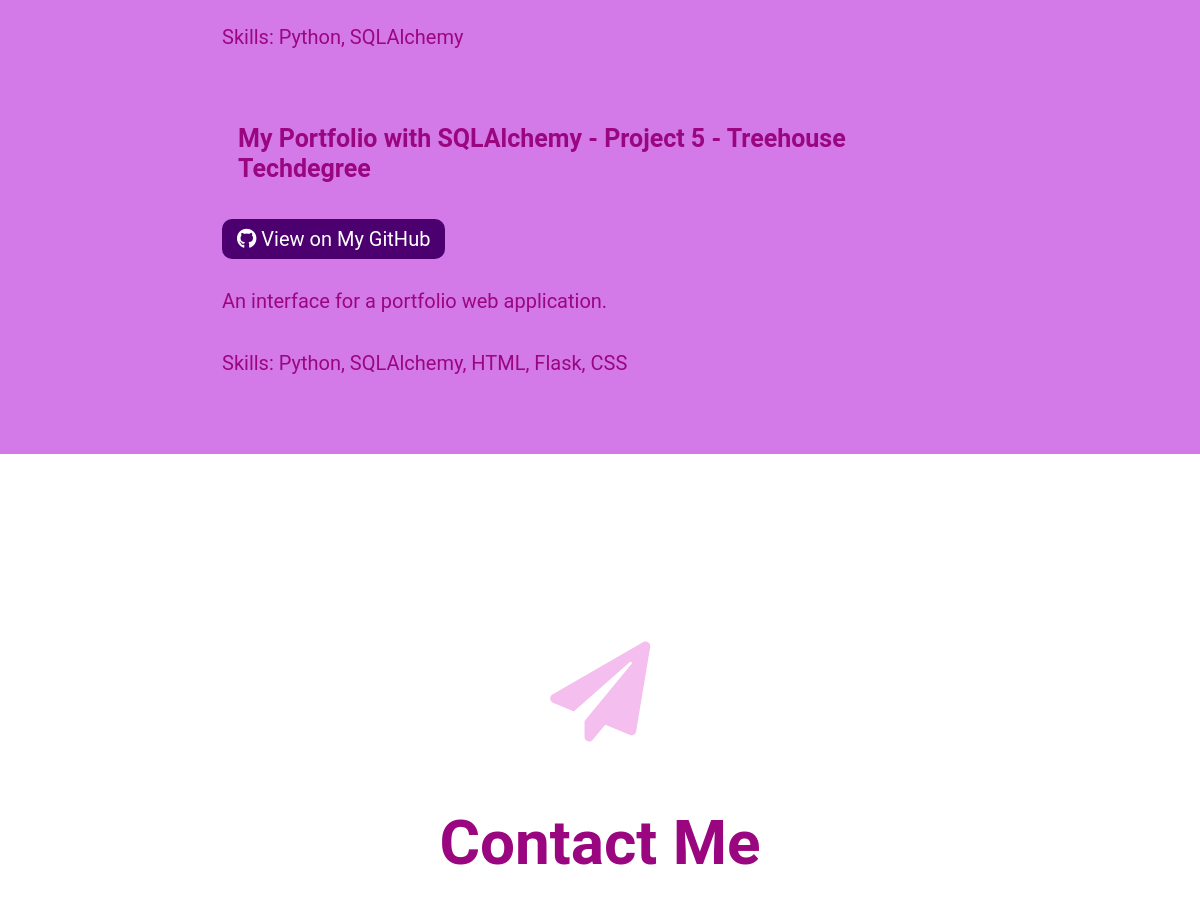
The app's page / (middle part), older data.
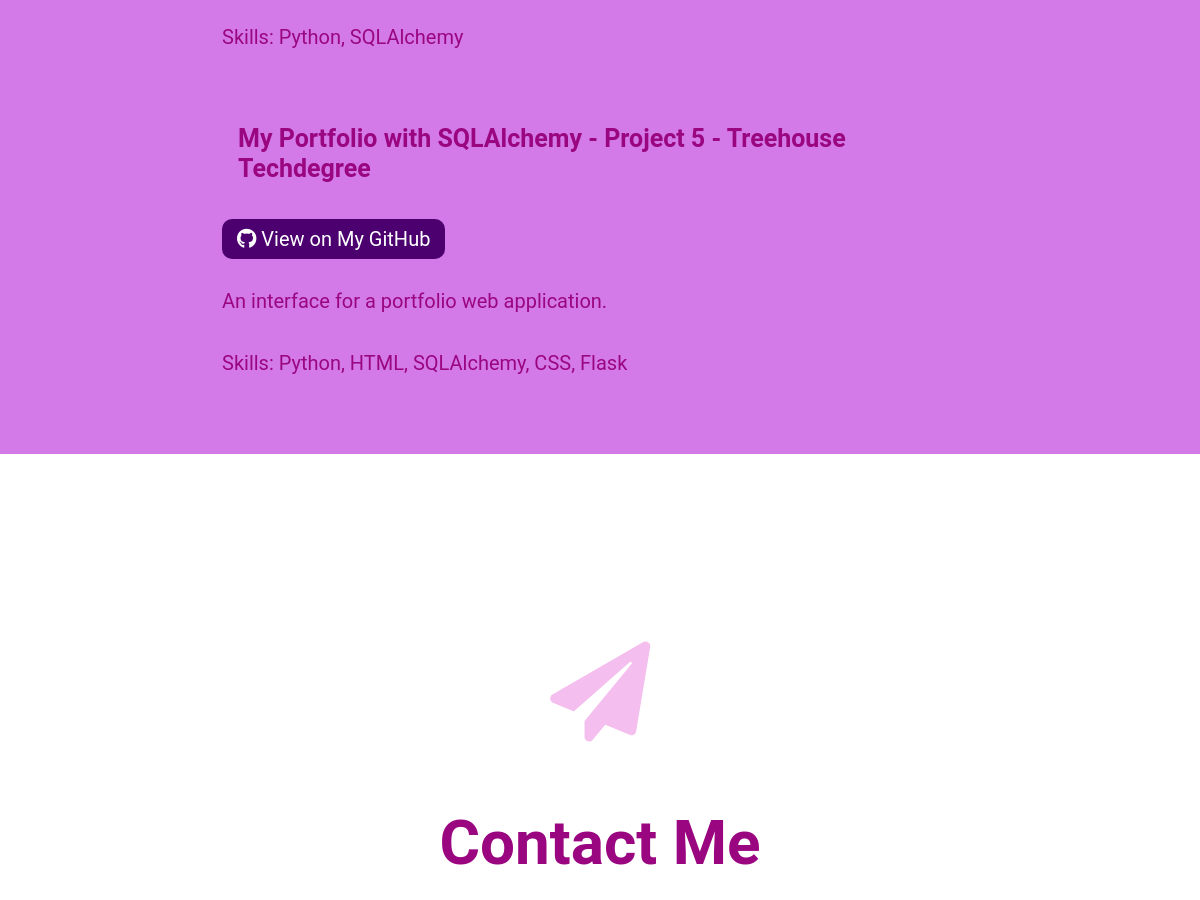
The same page, newer data.
### models.py (models this page shows, shortened)
class Project(db.Model):
    id = db.Column("Id", db.Integer, primary_key=True)
    title = db.Column("Title", db.String())
    date = db.Column("Date", db.Date)
    description = db.Column("Description", db.Text)
    skills = db.Column("Skills", db.Text)
    url = db.Column('GitHub Repo Link', db.Text)

### App.py (the view)
@app.route("/")
def index():
    projects = Project.query.all()
    return render_template("index.html", projects=projects)

### templates/index.html (shortened to what this page needs)
{% extends 'layout.html' %}
{% block content %}
        <section id="projects">
            {% for project in projects %}
            <div id="project-list">
                <div id="project{{ project.id }}" class="a-project">
                    <a href="{{ url_for('projects_detail', id=project.id) }}" class="nav-link">
                      <h3>{{ project.title }}</h3>
                    </a>
                    <a href="{{ project.url }}" class="github-btn">
                        <i class="fab fa-github"></i>
                        View on My GitHub
                    </a>
                    <p>
                        {{ project.description }}
                    </p>
                    <p>
                        Skills: {{ project.skills }}
                    </p>
                </div>
            {% endfor %}
        </section>
        <section id="contact">
            <i class="fas fa-paper-plane"></i>
            <h2>Contact Me</h2>
        </section>
{% endblock %}

Row changes from the older to the newer data that the page shows:
changed Project "My Portfolio with SQLAlchemy - Project 5 - Treehouse Techdegree": skills "Python, SQLAlchemy, HTML, Flask, CSS" → "Python, HTML, SQLAlchemy, CSS, Flask"
